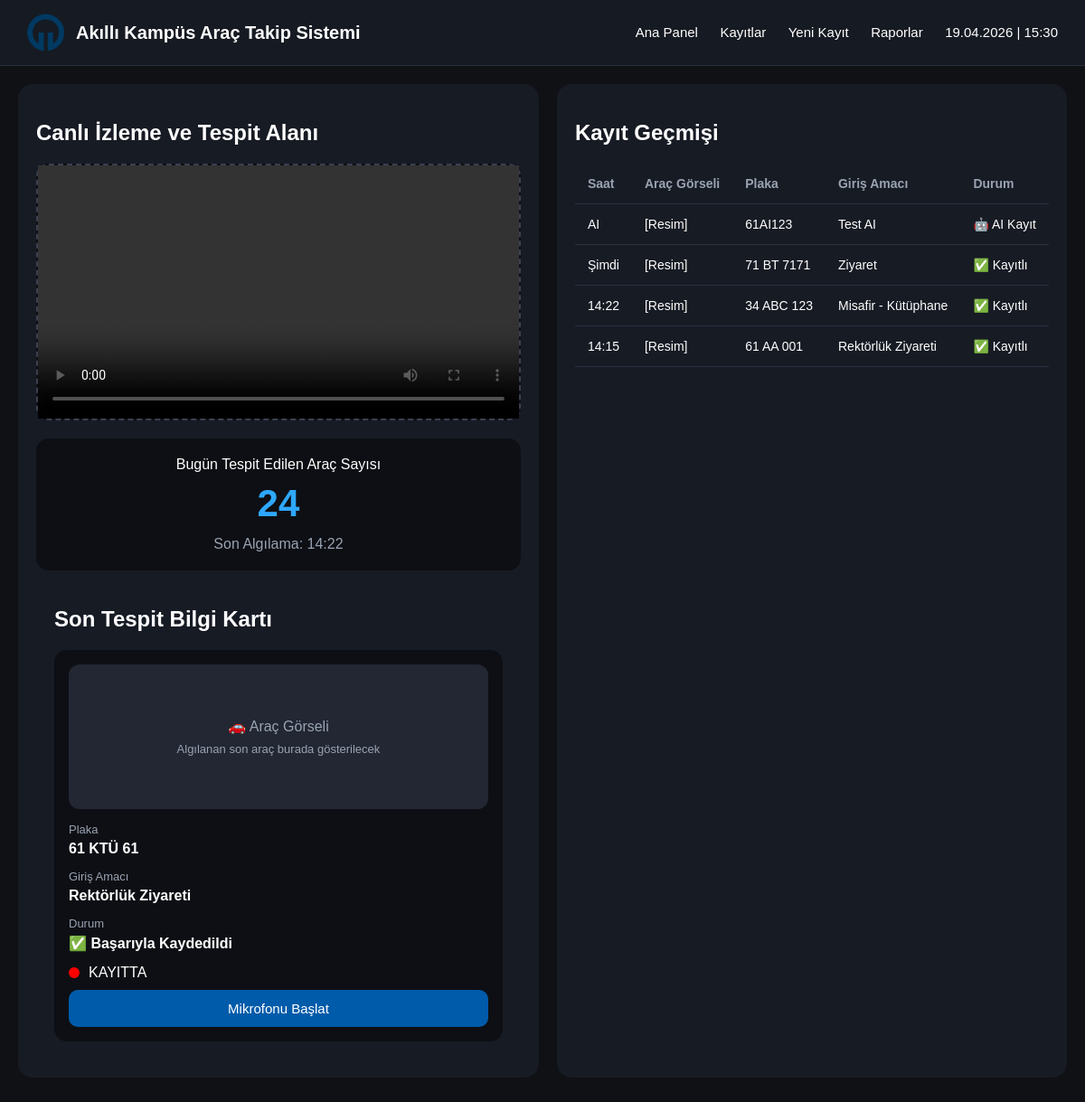
/dashboard, run on the app's committed database.
### tables this page shows
CREATE TABLE vehicle_records (
            id INTEGER PRIMARY KEY AUTOINCREMENT,
            timestamp TEXT NOT NULL,
            vehicle_type TEXT,
            plate TEXT,
            visit_text TEXT,
            status TEXT,
            image_path TEXT
        );

### app.py (the view)
@app.route("/dashboard")
def dashboard():
    conn = get_db_connection()
    records = conn.execute("SELECT * FROM vehicle_records ORDER BY id DESC").fetchall()
    conn.close()
    return render_template("dashboard.html", records=records)

### database.py (called while the page is built)
def get_db_connection():
    conn = sqlite3.connect(DATABASE_NAME)
    conn.row_factory = sqlite3.Row
    return conn

### templates/dashboard.html (shortened to what this page needs)
<!DOCTYPE html>
<html lang="tr">
<head>
</head>
<body>
    <div class="navbar">
        <div class="navbar-left">
            <img src="{{ url_for('static', filename='ktu_logo.png') }}" alt="KTÜ Logo">
            <div class="navbar-title">Akıllı Kampüs Araç Takip Sistemi</div>
        </div>
      <div class="navbar-menu">
    <a href="/dashboard">Ana Panel</a>
    <a href="/kayitlar">Kayıtlar</a>
    <a href="/yeni-kayit">Yeni Kayıt</a>
    <a href="/raporlar">Raporlar</a>
    <a href="#">19.04.2026 | 15:30</a>
</div>
    </div>
    <div class="main-container">
        <div class="top-section">
            <div class="left-panel">
                <h2>Canlı İzleme ve Tespit Alanı</h2>
                <div class="video-box">
    <video width="100%" height="280" controls>
        <source src="{{ url_for('static', filename='video.mp4') }}" type="video/mp4">
    </video>
</div>
                <div class="counter-box">
    <div>Bugün Tespit Edilen Araç Sayısı</div>
    <div class="counter-number">24</div>
    <div style="margin-top:12px; color:#9aa3b2;">Son Algılama: 14:22</div>
</div>
            <div class="right-panel">
                <h2>Son Tespit Bilgi Kartı</h2>
                <div class="info-card">
                    <div class="vehicle-image">
    <div style="text-align:center;">
        <div style="font-size:16px;">🚗 Araç Görseli</div>
        <div style="font-size:13px; color:#9aa3b2; margin-top:8px;">Algılanan son araç burada gösterilecek</div>
    </div>
</div>
                    <div class="info-item">
                        <div class="info-label">Plaka</div>
                        <div class="info-value">61 KTÜ 61</div>
                    </div>
                    <div class="info-item">
                        <div class="info-label">Giriş Amacı</div>
                        <div class="info-value">Rektörlük Ziyareti</div>
                    </div>
                    <div class="info-item">
    <div class="info-label">Durum</div>
    <div class="info-value">✅ Başarıyla Kaydedildi</div>
</div>
                    <div class="recording-box">
                        <div class="record-dot"></div>
                        <span>KAYITTA</span>
                    </div>
                    <button class="mic-button">Mikrofonu Başlat</button>
                </div>
            </div>
        </div>
        <div class="bottom-section">
            <h2>Kayıt Geçmişi</h2>
            <table>
                <thead>
                    <tr>
                        <th>Saat</th>
                        <th>Araç Görseli</th>
                        <th>Plaka</th>
                        <th>Giriş Amacı</th>
                        <th>Durum</th>
                    </tr>
                </thead>
                <tbody>
    {% for record in records %}
    <tr>
        <td>{{ record.timestamp }}</td>
        <td>[Resim]</td>
        <td>{{ record.plate }}</td>
        <td>{{ record.visit_text }}</td>
        <td>{{ record.status }}</td>
    </tr>
    {% endfor %}
</tbody>
            </table>
        </div>
    </div>
</body>
</html>

### templates/dashboard.html (style rules this page uses)
body { margin: 0; font-family: Arial, sans-serif; background: #0f1115; color: white; }
.navbar { display: flex; align-items: center; justify-content: space-between; background: #161a22; padding: 15px 30px; border-bottom: 1px solid #2a2f3a; }
.navbar-left { display: flex; align-items: center; gap: 12px; }
.navbar-left img { width: 42px; height: 42px; }
.navbar-title { font-size: 20px; font-weight: bold; }
.navbar-menu a { color: white; text-decoration: none; margin-left: 20px; font-size: 15px; }
.main-container { padding: 20px; }
.top-section { display: flex; gap: 20px; margin-bottom: 20px; }
.left-panel { flex: 2; background: #171b24; border-radius: 16px; padding: 20px; min-height: 420px; }
.right-panel { flex: 1; background: #171b24; border-radius: 16px; padding: 20px; min-height: 420px; }
.video-box { background: #0d0f14; border: 2px dashed #3a4050; border-radius: 14px; height: 280px; display: flex; align-items: center; justify-content: center; color: #9aa3b2; margin-bottom: 20px; }
.counter-box { background: #0d0f14; border-radius: 14px; padding: 20px; text-align: center; }
.counter-number { font-size: 42px; font-weight: bold; color: #2ea8ff; margin-top: 10px; }
.info-card { background: #0d0f14; border-radius: 14px; padding: 16px; }
.vehicle-image { background: #222733; height: 160px; border-radius: 12px; display: flex; align-items: center; justify-content: center; color: #9aa3b2; margin-bottom: 15px; }
.info-item { margin-bottom: 14px; }
.info-label { font-size: 13px; color: #9aa3b2; margin-bottom: 5px; }
.info-value { font-size: 16px; font-weight: bold; }
.recording-box { display: flex; align-items: center; gap: 10px; margin-top: 10px; }
.record-dot { width: 12px; height: 12px; border-radius: 50%; background: red; }
.mic-button { margin-top: 10px; width: 100%; padding: 12px; border: none; border-radius: 10px; background: #005baa; color: white; font-size: 15px; cursor: pointer; }
.bottom-section { background: #171b24; border-radius: 16px; padding: 20px; }
table { width: 100%; border-collapse: collapse; margin-top: 15px; }
th, td { padding: 14px; text-align: left; border-bottom: 1px solid #2b3140; }
th { color: #9aa3b2; font-size: 14px; }
td { font-size: 14px; }

### data on the page
vehicle_records: timestamp "AI", plate "61AI123", visit_text "Test AI", status "🤖 AI Kayıt"
vehicle_records: timestamp "Şimdi", plate "71 BT 7171", visit_text "Ziyaret", status "✅ Kayıtlı"
vehicle_records: timestamp "14:22", plate "34 ABC 123", visit_text "Misafir - Kütüphane", status "✅ Kayıtlı"
vehicle_records: timestamp "14:15", plate "61 AA 001", visit_text "Rektörlük Ziyareti", status "✅ Kayıtlı"
